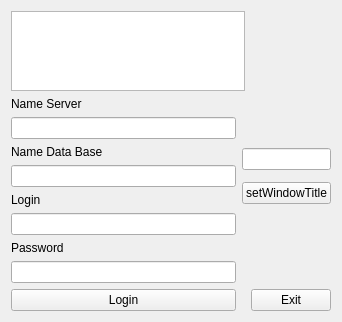
<?xml version="1.0" encoding="UTF-8"?>
<ui version="4.0">
 <class>Login</class>
 <widget class="QMainWindow" name="Login">
  <property name="geometry">
   <rect>
    <x>0</x>
    <y>0</y>
    <width>342</width>
    <height>322</height>
   </rect>
  </property>
  <property name="windowTitle">
   <string>Login</string>
  </property>
  <widget class="QWidget" name="centralWidget">
   <layout class="QGridLayout" name="gridLayout">
    <item row="0" column="0" colspan="2">
     <widget class="QTextEdit" name="textEdit"/>
    </item>
    <item row="1" column="0">
     <widget class="QLabel" name="label">
      <property name="text">
       <string>Name Server</string>
      </property>
     </widget>
    </item>
    <item row="2" column="0">
     <widget class="QLineEdit" name="lineEdit"/>
    </item>
    <item row="3" column="0">
     <widget class="QLabel" name="label_2">
      <property name="text">
       <string>Name Data Base</string>
      </property>
     </widget>
    </item>
    <item row="3" column="1" rowspan="2" colspan="2">
     <widget class="QLineEdit" name="lineEdit_5"/>
    </item>
    <item row="4" column="0" rowspan="2">
     <widget class="QLineEdit" name="lineEdit_2"/>
    </item>
    <item row="5" column="1" rowspan="2" colspan="2">
     <widget class="QPushButton" name="pushButton_3">
      <property name="text">
       <string>setWindowTitle</string>
      </property>
     </widget>
    </item>
    <item row="6" column="0">
     <widget class="QLabel" name="label_3">
      <property name="text">
       <string>Login</string>
      </property>
     </widget>
    </item>
    <item row="7" column="0">
     <widget class="QLineEdit" name="lineEdit_3"/>
    </item>
    <item row="8" column="0">
     <widget class="QLabel" name="label_4">
      <property name="text">
       <string>Password</string>
      </property>
     </widget>
    </item>
    <item row="9" column="0">
     <widget class="QLineEdit" name="lineEdit_4"/>
    </item>
    <item row="10" column="0">
     <widget class="QPushButton" name="pushButton">
      <property name="text">
       <string>Login</string>
      </property>
     </widget>
    </item>
    <item row="10" column="2">
     <widget class="QPushButton" name="pushButton_2">
      <property name="text">
       <string>Exit</string>
      </property>
     </widget>
    </item>
   </layout>
  </widget>
 </widget>
 <layoutdefault spacing="6" margin="11"/>
 <resources/>
 <connections/>
</ui>
